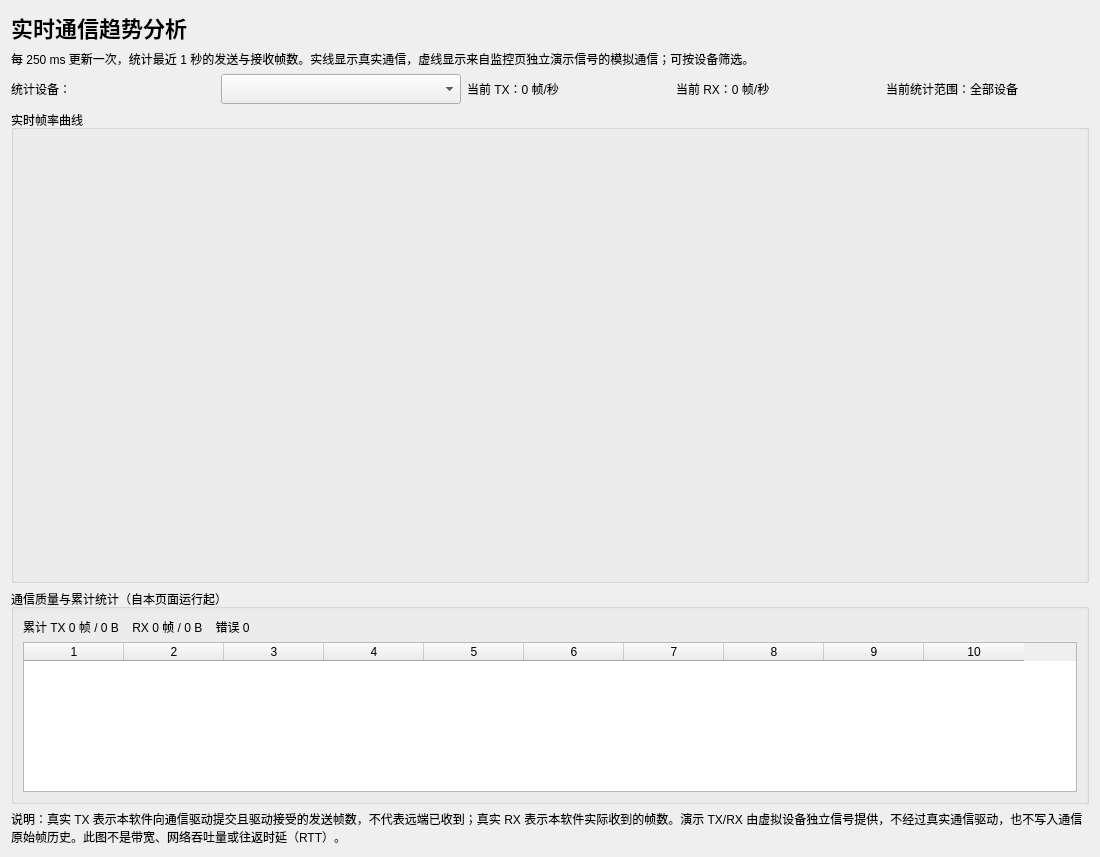
<?xml version="1.0" encoding="UTF-8"?>
<ui version="4.0">
 <class>TrendPage</class>
 <widget class="QWidget" name="TrendPage">
  <property name="geometry"><rect><x>0</x><y>0</y><width>1100</width><height>760</height></rect></property>
  <property name="windowTitle"><string>实时趋势</string></property>
  <layout class="QVBoxLayout" name="verticalLayout">
   <item>
    <widget class="QLabel" name="titleLabel">
     <property name="text"><string>实时通信趋势分析</string></property>
     <property name="styleSheet"><string notr="true">font-size: 22px; font-weight: 600;</string></property>
    </widget>
   </item>
   <item>
    <widget class="QLabel" name="descriptionLabel">
     <property name="text"><string>每 250 ms 更新一次，统计最近 1 秒的发送与接收帧数。实线显示真实通信，虚线显示来自监控页独立演示信号的模拟通信；可按设备筛选。</string></property>
     <property name="wordWrap"><bool>true</bool></property>
    </widget>
   </item>
   <item>
    <layout class="QHBoxLayout" name="summaryLayout">
     <item><widget class="QLabel" name="deviceLabel"><property name="text"><string>统计设备：</string></property></widget></item>
     <item><widget class="QComboBox" name="deviceCombo"><property name="minimumSize"><size><width>240</width><height>30</height></size></property></widget></item>
     <item><widget class="QLabel" name="txRateLabel"><property name="text"><string>当前 TX：0 帧/秒</string></property></widget></item>
     <item><widget class="QLabel" name="rxRateLabel"><property name="text"><string>当前 RX：0 帧/秒</string></property></widget></item>
     <item><widget class="QLabel" name="trendHintLabel"><property name="text"><string>当前统计范围：全部设备</string></property></widget></item>
    </layout>
   </item>
   <item>
    <widget class="QGroupBox" name="chartGroup">
     <property name="title"><string>实时帧率曲线</string></property>
     <layout class="QVBoxLayout" name="chartLayout">
      <item>
       <widget class="QWidget" name="chartHost" native="true">
        <property name="minimumSize"><size><width>0</width><height>450</height></size></property>
       </widget>
      </item>
     </layout>
    </widget>
   </item>
   <item>
    <widget class="QGroupBox" name="analysisGroup">
     <property name="title"><string>通信质量与累计统计（自本页面运行起）</string></property>
     <layout class="QVBoxLayout" name="analysisLayout">
      <item><widget class="QLabel" name="analysisSummaryLabel"><property name="text"><string>累计 TX 0 帧 / 0 B    RX 0 帧 / 0 B    错误 0</string></property></widget></item>
      <item>
       <widget class="QTableWidget" name="analysisTable">
        <property name="minimumSize"><size><width>0</width><height>150</height></size></property>
        <property name="rowCount"><number>0</number></property>
        <property name="columnCount"><number>10</number></property>
       </widget>
      </item>
     </layout>
    </widget>
   </item>
   <item>
    <widget class="QLabel" name="noteLabel">
     <property name="text"><string>说明：真实 TX 表示本软件向通信驱动提交且驱动接受的发送帧数，不代表远端已收到；真实 RX 表示本软件实际收到的帧数。演示 TX/RX 由虚拟设备独立信号提供，不经过真实通信驱动，也不写入通信原始帧历史。此图不是带宽、网络吞吐量或往返时延（RTT）。</string></property>
     <property name="wordWrap"><bool>true</bool></property>
    </widget>
   </item>
  </layout>
 </widget>
 <resources/>
 <connections/>
</ui>
